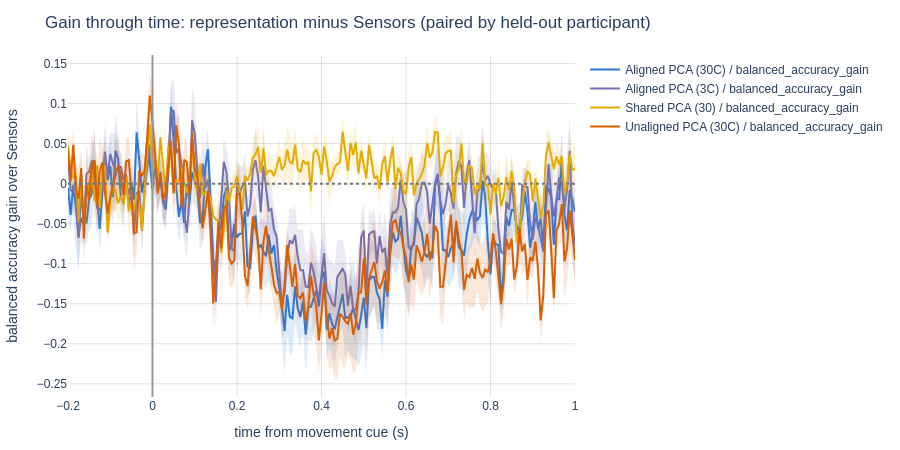

Notebook code cell kept with this figure:
### Markdown cell above
### Gain through time

The curves above are easy to over-read: four of them overlap and the eye is drawn to whichever happens to be on top at the maximum. The plot below re-expresses the same folds as a **paired difference against Sensors** at every latency — the mean and SEM across held-out participants of `(representation − Sensors)` balanced accuracy.

Pairing matters. Participants differ enormously in how decodable they are, and that between-participant variance dominates the ribbons in the previous figure while cancelling exactly in the difference. A curve sitting above zero is a sustained enhancement over raw sensors at that latency; below zero is a cost.

### Code cell
metric_rows = fold_scores[
    (fold_scores["Metric"] == "balanced_accuracy") & fold_scores["Time"].notna()
]
wide_scores = metric_rows.pivot_table(
    index=["Fold", "Time"], columns="Representation", values="Value"
)

gain_frames = []
for representation in OTHER_REPRESENTATIONS:
    gain = (wide_scores[representation] - wide_scores["Sensors"]).rename("Value").reset_index()
    summary = gain.groupby("Time")["Value"].agg(["mean", "std", "count"]).reset_index()
    summary["Model"] = representation
    summary["Metric"] = "balanced_accuracy_gain"
    summary["Mean"] = summary["mean"]
    summary["Std"] = summary["std"].fillna(0.0) / np.sqrt(summary["count"].clip(lower=1))
    gain_frames.append(summary[["Model", "Metric", "Time", "Mean", "Std"]])
gain_through_time = pd.concat(gain_frames, ignore_index=True)

gain_figure = plot_temporal_score_curve(
    gain_through_time,
    metric="balanced_accuracy_gain",
    title="Gain through time: representation minus Sensors (paired by held-out participant)",
    colors=REPRESENTATION_COLORS,
)
gain_figure.add_hline(y=0.0, line_dash="dot", line_color="#777777")
gain_figure.add_vline(x=0, line_color="#999999")
gain_figure.update_yaxes(title_text="balanced accuracy gain over Sensors")
gain_figure.update_xaxes(title_text="time from movement cue (s)")
gain_figure.show()

### Figure 1 — Plotly figure (JSON) as saved in the notebook; plotly's stock layout.template omitted (floating-point values rounded to 4 significant figures; data arrays with more than 128 entries replaced by an {"elided": "..."} marker saying what was removed)
{"data": [{"line": {"color": "#2a78d6", "width": 2}, "mode": "lines", "name": "Aligned PCA (30C) / balanced_accuracy_gain", "type": "scatter", "x": {"elided": "193 float values"}, "y": {"elided": "193 float values"}}, {"fill": "toself", "fillcolor": "rgba(42,120,214,0.15)", "hoverinfo": "skip", "line": {"color": "rgba(255,255,255,0)"}, "showlegend": false, "type": "scatter", "x": {"elided": "386 float values"}, "y": {"elided": "386 float values"}}, {"line": {"color": "#7570b3", "width": 2}, "mode": "lines", "name": "Aligned PCA (3C) / balanced_accuracy_gain", "type": "scatter", "x": {"elided": "193 float values"}, "y": {"elided": "193 float values"}}, {"fill": "toself", "fillcolor": "rgba(117,112,179,0.15)", "hoverinfo": "skip", "line": {"color": "rgba(255,255,255,0)"}, "showlegend": false, "type": "scatter", "x": {"elided": "386 float values"}, "y": {"elided": "386 float values"}}, {"line": {"color": "#e6ab02", "width": 2}, "mode": "lines", "name": "Shared PCA (30) / balanced_accuracy_gain", "type": "scatter", "x": {"elided": "193 float values"}, "y": {"elided": "193 float values"}}, {"fill": "toself", "fillcolor": "rgba(230,171,2,0.15)", "hoverinfo": "skip", "line": {"color": "rgba(255,255,255,0)"}, "showlegend": false, "type": "scatter", "x": {"elided": "386 float values"}, "y": {"elided": "386 float values"}}, {"line": {"color": "#d95f02", "width": 2}, "mode": "lines", "name": "Unaligned PCA (30C) / balanced_accuracy_gain", "type": "scatter", "x": {"elided": "193 float values"}, "y": {"elided": "193 float values"}}, {"fill": "toself", "fillcolor": "rgba(217,95,2,0.15)", "hoverinfo": "skip", "line": {"color": "rgba(255,255,255,0)"}, "showlegend": false, "type": "scatter", "x": {"elided": "386 float values"}, "y": {"elided": "386 float values"}}], "layout": {"height": 450, "margin": {"b": 50, "l": 50, "r": 40, "t": 55}, "shapes": [{"line": {"color": "#777777", "dash": "dot"}, "type": "line", "x0": 0, "x1": 1, "xref": "x domain", "y0": 0, "y1": 0, "yref": "y"}, {"line": {"color": "#999999"}, "type": "line", "x0": 0, "x1": 0, "xref": "x", "y0": 0, "y1": 1, "yref": "y domain"}], "title": {"text": "Gain through time: representation minus Sensors (paired by held-out participant)"}, "xaxis": {"title": {"text": "time from movement cue (s)"}}, "yaxis": {"title": {"text": "balanced accuracy gain over Sensors"}}}}
